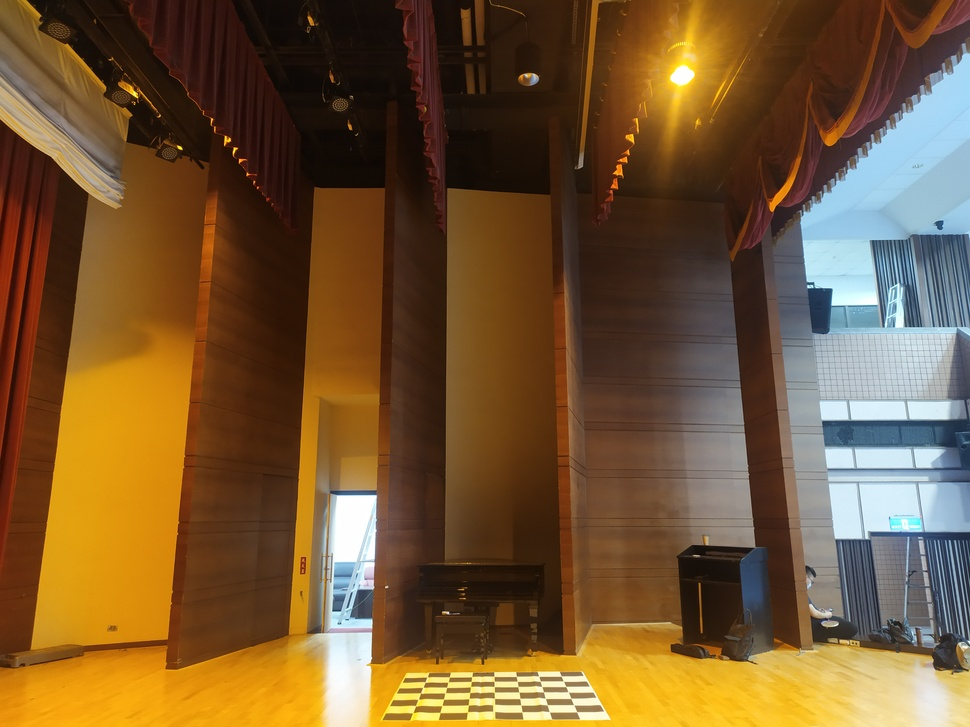
#> input picture architecture0714/calibration/0430_3MB.jpg, 970 x 727 px, shrunk from 4000 x 3000 before the run; its folder holds only this picture in this run
$ python main.py
#> lines starting #> are read from the running program, lines starting #| are printed output that depends on the picture; after the words box and inside, x2 and y2 are one past the last pixel; in counts of white or black regions, pixels touching at a corner belong together; long printed decimals are rounded
import cv2
import numpy as np
import glob


w = 7
h = 7

objp = np.zeros((w*h,3), np.float32)

objp[:,:2] = np.mgrid[0:w,0:h].T.reshape(-1,2)
print(objp)

world_3D_points = []
img_2D_points = []

images = glob.glob('*.jpg')

for fname in images:

    img = cv2.imread(fname)
#> img is the input picture: shape (727, 970, 3); mean B, G, R 51.1, 87, 116.7

    img_h, img_w, c = img.shape
#> img_h = 727; img_w = 970; c = 3

    gray = cv2.cvtColor(img,cv2.COLOR_BGR2GRAY)
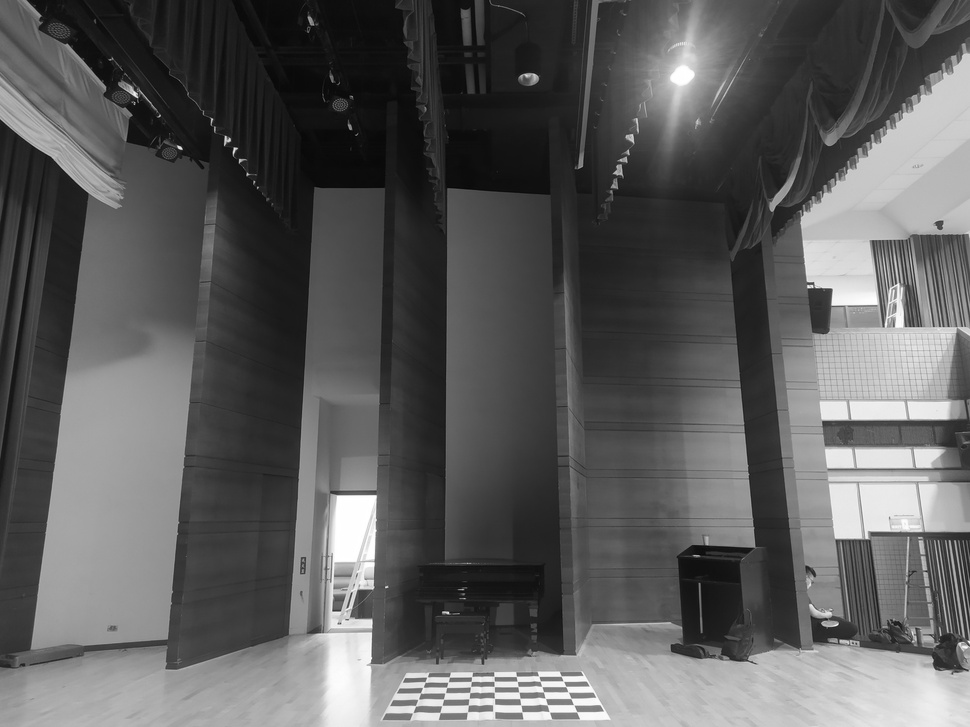
#> gray: shape (727, 970); min 3, max 255, mean 91.8

    # 找到棋盤格角點
    ret, corners = cv2.findChessboardCorners(gray, (w,h),None)
#> ret = True; corners = 49 rows, first 8: [427, 677], [449.3, 677], [471.6, 676.6], [494, 676.3], [516.4, 676.4], [538.8, 676.3], [561.2, 676.1], [425, 682]
    # 如果找到足夠點對，將其存儲起來


    if ret == True:
        criteria = (cv2.TERM_CRITERIA_EPS + cv2.TERM_CRITERIA_MAX_ITER, 30, 0.001)
        cv2.cornerSubPix(gray,corners,(11,11),(-1,-1),criteria)

        world_3D_points.append(objp)
        img_2D_points.append(corners)
        # 將角點在圖像上顯示
        corners= corners.reshape(49,2)
#> corners = 49 pairs, first value 415.8 to 573.5, second value 682.5 to 711.9

        cv2.drawChessboardCorners(img, (w,h), corners, ret)
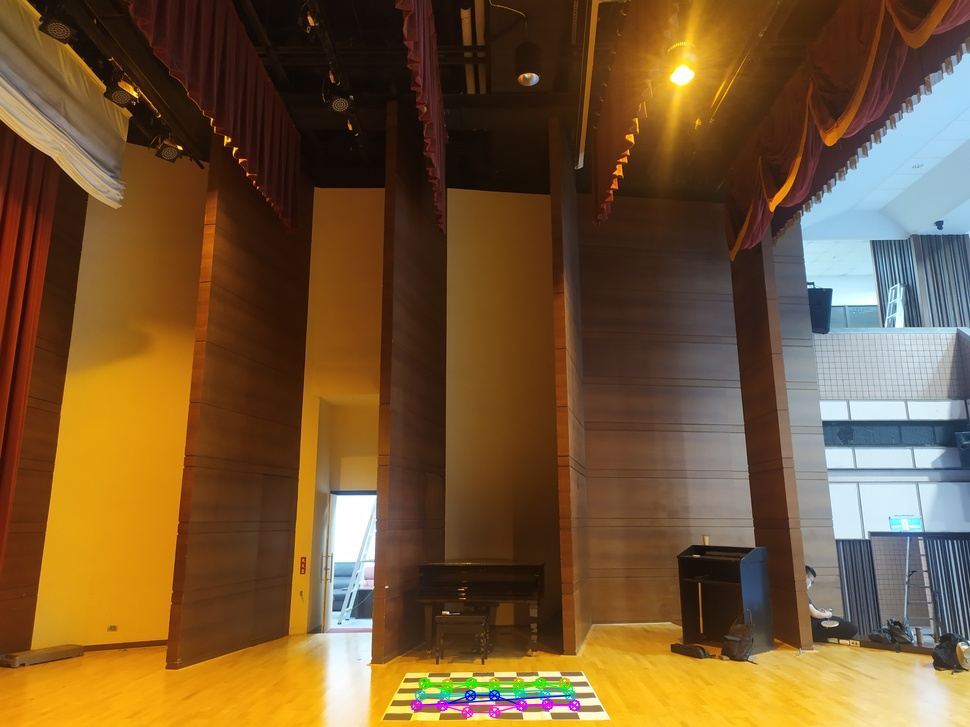
#> img: shape (727, 970, 3); 0.58% of pixels changed, all inside (x1, y1, x2, y2) = (410, 677, 581, 719)

        cv2.imwrite("out/out.png", img)
        #tmp=img

        ## S-T
        st_points = np.zeros((49,2))
        uv_points = np.zeros((49,2))

        i=0
        for c in corners:
            st_points[i][1] = -c[1] + img_h/2 #t
            st_points[i][0] = c[0] - img_w/2 #s

            # image resolution 72ppi 25.4
            uv_points[i][1] = st_points[i][1] * 25.4
            uv_points[i][0] = st_points[i][0] * 25.4


            print(uv_points[i], st_points[i], c)
#> this loop made 49 passes
#> c on passes 1 to 12: [424.5, 683.5], [447.2, 684.3], [471.5, 682.8], [493.8, 682.5], [517.6, 683.2], [540.2, 682.6], [564.5, 683.2], [424.5, 683.5], [447.2, 684.3], [471.5, 682.8], [493.8, 682.5], [517.6, 683.2]
#| [-1537.643 -8127.496] [ -60.537 -319.980] [424.463 683.480]
#| [ -960.266 -8147.439] [ -37.806 -320.765] [447.194 684.2653 ]
#| [ -343.763 -8109.014] [ -13.534 -319.253] [471.466 682.7525 ]
#| [  223.031 -8102.857] [   8.781  -319.010] [493.781 682.510]
#| [  827.315 -8121.510] [  32.571 -319.745] [517.5715 683.2445]
#| [ 1402.062 -8104.124] [  55.199 -319.060] [540.1993 682.56  ]
#| [ 2018.874 -8119.250] [  79.483 -319.656] [564.4832 683.1555]
#| [-1537.643 -8127.496] [ -60.537 -319.980] [424.463 683.480]
#> (further printed lines are left out)
#> after the loop, st_points = 49 pairs, first value 0 to 88.52, second value -341.1 to 0; uv_points = 49 pairs, first value 0 to 2248.4, second value -8664.6 to 0
